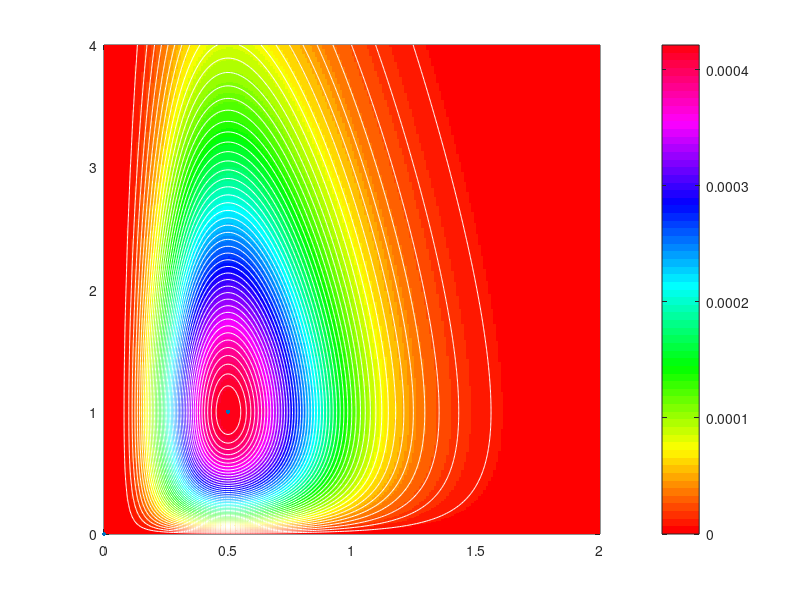

This figure's MATLAB source:
clear
close all
x = 0:0.01:2;
y = 0:0.01:4;

[X,Y] = meshgrid(x,y);
E = abs(X).^4 .*abs(Y).*exp(-8.*X - Y);

cmap = colormap('hsv');
colormap(cmap)
pcolor(X, Y, E)
shading flat
colorbar
hold on
contour(X,Y,E,50, 'w')

x = [0 0.5];
y = [0 1];
hold on
plot(x, y, '.', 'LineWidth', 2, 'MarkerSize', 10)